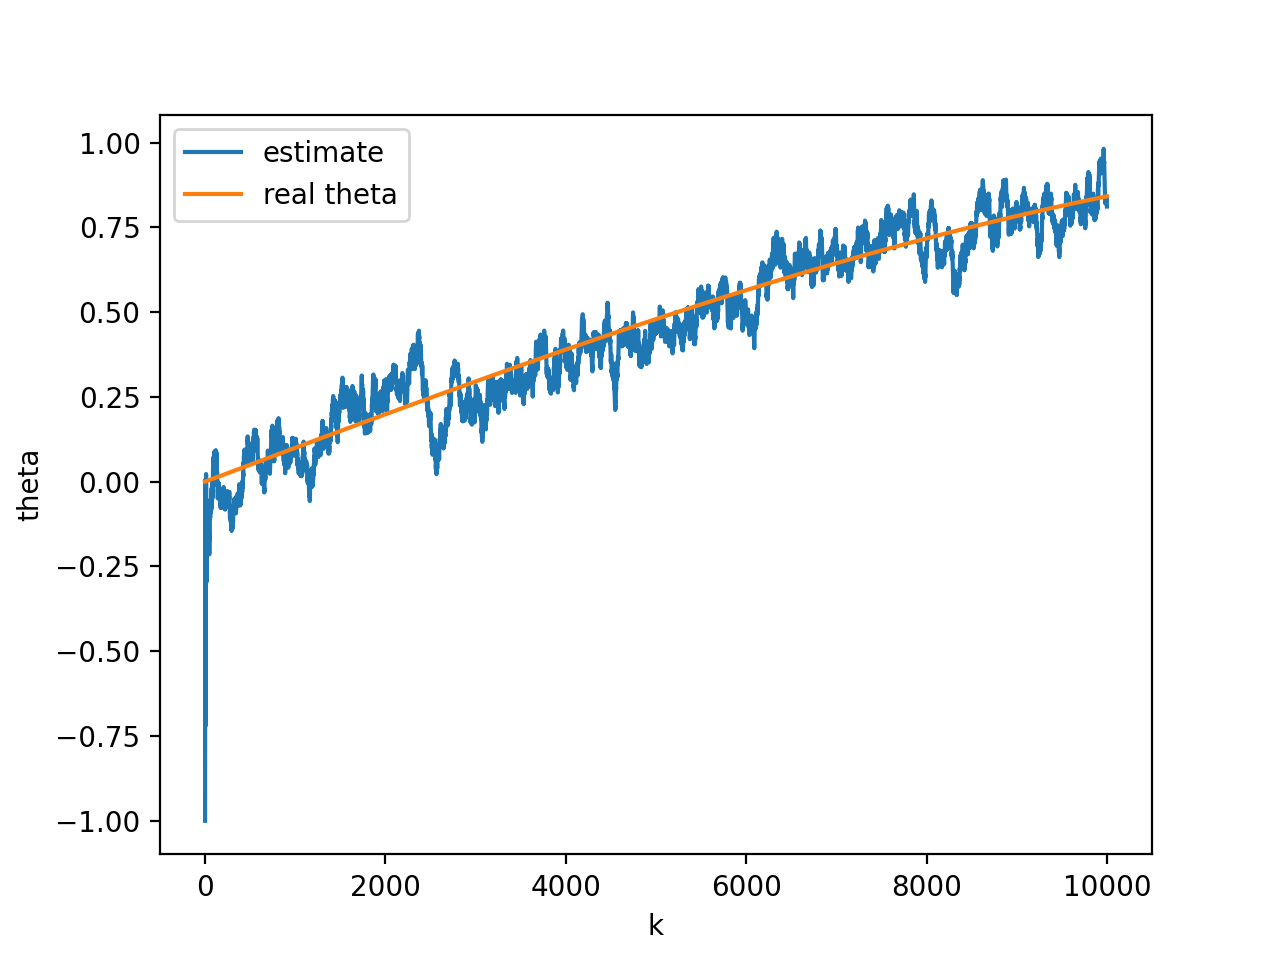

Here is the Python script that generated this plot:
from numpy.random import random
import pandas as pd
import numpy as np
import numpy.linalg as la
import matplotlib.pyplot as plt

#忘却係数
gamma = 0.99

#実際のy を生成する関数
def y_k_real(k):
    belnui = np.random.randint(0,2)
    if belnui == 0:
        w = -1.0
    else:
        w = 1.0
    return np.sin(0.0001 * k) + w

#忘却最小二乗法の関数
def boukyaku_saisyou_nijou(Phi, theta, y):
    K = Phi / (1.0 + Phi)
    theta = theta + K * (y - theta)
    Phi = Phi / gamma - K * Phi / gamma
    return theta, Phi

#パラメータ
theta = 0.0
epsilon = 10 ** (-6)
Phi = 1.0 / epsilon
theta_list = []
k_list = []
sink_list = []

#それぞれのk に対して予測値を計算
for k in range(1, 10001):
    k_list.append(k)
    y = y_k_real(k)
    theta, Phi = boukyaku_saisyou_nijou(Phi, theta, y)
    theta_list.append(theta)
    sink_list.append(np.sin(k * 0.0001))

#プロット
fig, ax = plt.subplots(facecolor="w")
ax.plot(k_list, theta_list, label="estimate")
ax.plot(k_list, sink_list, label="real theta")
ax.legend()

plt.xlabel("k")
plt.ylabel("theta")
plt.show()
